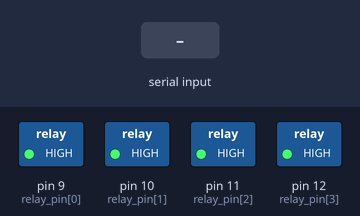
Bench run of a sketch on a simulated Arduino Uno, built with avr-gcc and run on an emulated ATmega328P. Parts: switched loads named in the sketch (green lamp = pin HIGH). The test bench sets the inputs (shaded band).

Above: at 1.2 s.
1.3 s: "90,45\n" received over Serial
At 2.9 s:
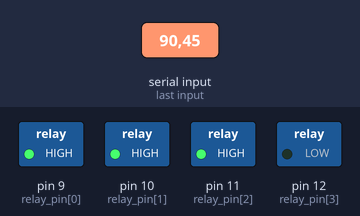
3.2 s: "30,150\n" received over Serial
At 4.2 s:
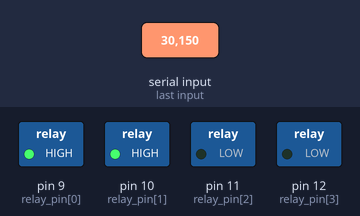
4.8 s: "200\n" received over Serial
At 5.5 s:
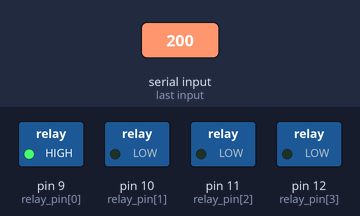
6.4 s: "90,45\n" received over Serial
At 8.0 s:
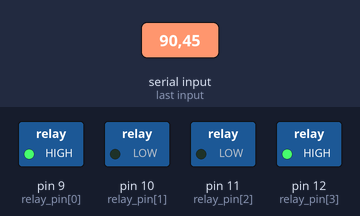
8.3 s: "30,150\n" received over Serial
At 9.6 s:
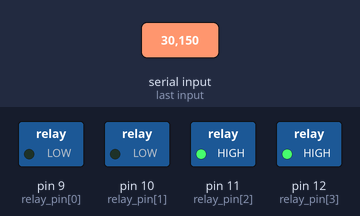
10.2 s: "200\n" received over Serial
At 10.8 s:
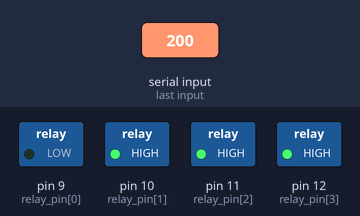
Timing chart, 0 to 12.8 s (numbered marks = the images above; inputs shaded):
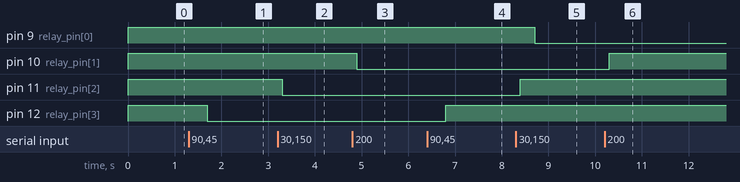

Measured:
- after the input at 1.3 s, pin 12 (relay_pin[3]): HIGH → LOW after 0.40 s
- after the input at 3.2 s, pin 11 (relay_pin[2]): HIGH → LOW after 0.10 s
- after the input at 4.8 s, pin 10 (relay_pin[1]): HIGH → LOW after 0.10 s
- after the input at 6.4 s, pin 12 (relay_pin[3]): LOW → HIGH after 0.40 s
- after the input at 8.3 s, pin 9 (relay_pin[0]): HIGH → LOW after 0.40 s; pin 11 (relay_pin[2]): LOW → HIGH after 0.10 s
- after the input at 10.2 s, pin 10 (relay_pin[1]): LOW → HIGH after 0.10 s

The sketch:

Bt_relay_control_v2.ino
```cpp
#define NUM_CHANNELS 4

/* Pin assignments */
const int relay_pin[NUM_CHANNELS] = {9, 10, 11, 12};

/* Variables */
char bt_recieved = " ";
uint8_t chan_armed = 0x00;

void setup(void)
{
    for(uint8_t pin = 0; pin < NUM_CHANNELS; ++pin)
    {
        pinMode(relay_pin[pin], OUTPUT);
        digitalWrite(relay_pin[pin], HIGH);
    }

    // Open serial communications and wait for port to open:
    Serial.begin(9600);
    while (!Serial) {;}
}

void loop(void)
{
    if (Serial.available())
    {
        bt_recieved = Serial.read();
        delay(100);
        toggle_chan(ascii_to_int(bt_recieved) - 1);
    }
}

void toggle_chan(uint8_t chan)
{
    if(chan_armed & (1 << chan))
    {
        digitalWrite(relay_pin[chan], HIGH);
        chan_armed ^= (1 << chan);
    }
    else
    {
       digitalWrite(relay_pin[chan], LOW);
       chan_armed ^= (1 << chan);
    }
}

int ascii_to_int(char c)
{
    return (c - '0');
}
```
